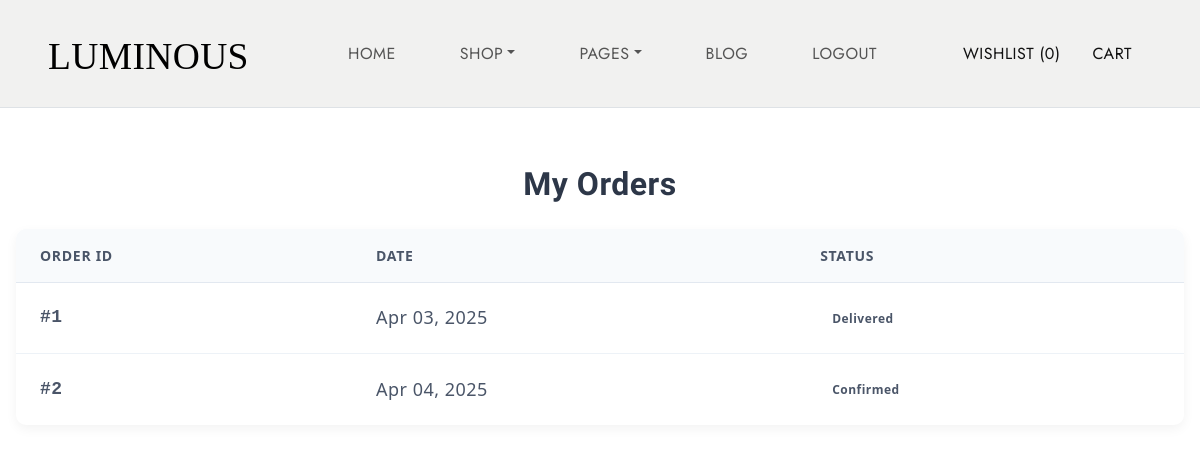
Before: /orders/orders/ (signed in) with the older database file.
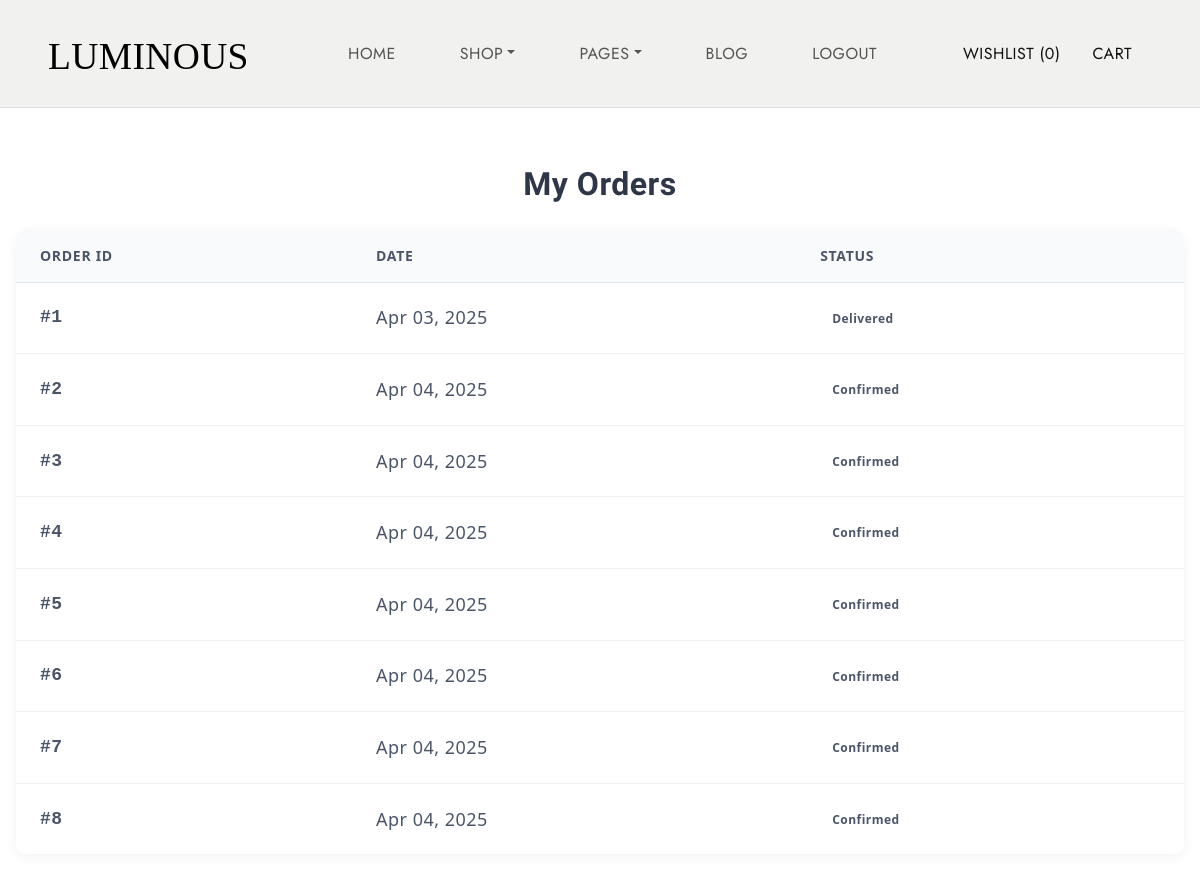
After: the same page with the newer database file.
### orders/models.py (models this page shows, shortened)
class Order(models.Model):
    LIVE=1
    DELETE=0
    DELETE_CHOICE=(
        (LIVE,'Live'),
        (DELETE,'Delete')
        )
    CART_STAGE=0
    ORDER_CONFORMED=1
    ORDER_PROCESSED=2
    ORDER_DELIVERED=3
    ORDER_REJECTED=4
    STATUS_CHOICE=((ORDER_CONFORMED,"ORDER_CONFORMED"),
                   (ORDER_DELIVERED,"ORDER_DELIVERED"),
                   (ORDER_REJECTED,"ORDER_REJECTED")
                   )
    order_status=models.IntegerField(choices=STATUS_CHOICE,default=CART_STAGE)
    total_price=models.FloatField(default=0)
    owner=models.ForeignKey(Customer,on_delete=models.SET_NULL,null=True,related_name='order')
    delete_status=models.IntegerField(choices=DELETE_CHOICE,default=LIVE)
    created_at=models.DateTimeField(auto_now_add=True)
    updated_at=models.DateTimeField(auto_now=True)

### orders/views.py (the view)
# urls.py: path("orders/",views.show_orders,name='orders'),
@login_required(login_url='account')
def show_orders(request):
    user=request.user
    customer=user.customer_profile
    all_orders=Order.objects.filter(owner=customer).exclude(order_status=Order.CART_STAGE)# noqa: F841
    context={'orders':all_orders } # noqa: F841
    return render(request,'orders.html',context)

### orders/templatetags/getstatus.py (called while the page is built)
@register.simple_tag(name='getstatus')
def getstatus(status):
    status=status-1
    status_array=['Confirmed','Processed','Delivered','Rejected']
    return status_array[status]

### templates/orders.html (shortened to what this page needs)
{% extends "blank_layout.html" %}
{% load getstatus %}
{% block content %}
<head>
</head>
{% block billboard  %}
<div class="order-history-wrapper">
    <h2 class="order-history-title">My Orders</h2>
    <div class="order-history-container">
        {% if orders %}
        <div class="order-table-container">
            <table class="order-table">
                <thead>
                    <tr class="order-table-header">
                        <th>Order ID</th>
                        <th>Date</th>
                        <th>Status</th>
                    </tr>
                </thead>
                <tbody>
                    {% for order in orders %}
                    <tr class="order-table-row">
                        <td class="order-id">#{{ order.id }}</td>
                        <td class="order-date">{{ order.created_at|date:"M d, Y" }}</td>
                        <td class="order-status">
                            <span class="status-badge status-{{ order.order_status|lower }}">
                                {% getstatus order.order_status %}
                            </span>
                        </td>
                    </tr>
                    {% endfor %}
                </tbody>
            </table>
        </div>
        {% endif %}
    </div>
</div>
{% endblock billboard %}
{% endblock content %}

### templates/blank_layout.html (shortened to what this page needs)
{% load static %}
<!DOCTYPE html>
<html lang="en">
<head>
  <link href="https://cdn.jsdelivr.net/npm/bootstrap@5.3.0-alpha3/dist/css/bootstrap.min.css" rel="stylesheet"
>
    <link rel="stylesheet" href="{% static 'css/vendor.css' %}">
    <link rel="stylesheet" href="https://cdn.jsdelivr.net/npm/swiper@9/swiper-bundle.min.css">
  <link rel="stylesheet" href="{% static 'css/style.css' %}">
  <link rel="stylesheet" href="{% static 'css/normalize.css' %}">
  <link rel="stylesheet" href="{% static 'css/swiper-bundle.min.css' %}">
</head>
<body class="homepage">
  {% block header_layout %}
    {% include "header_layout.html" %}
  {% endblock header_layout %}
  {% block content %}{% endblock content %}
</body>
</html>

### templates/header_layout.html (shortened to what this page needs)
{% load static %}
  <nav class="navbar navbar-expand-lg bg-light text-uppercase fs-6 p-3 border-bottom align-items-center">
    <div class="container-fluid">
      <div class="row justify-content-between align-items-center w-100">
        <div class="col-auto">
          <a class="navbar-brand text-white" href="{% url "home" %}">
            <svg width="250" height="75" viewBox="0 0 300 100" xmlns="http://www.w3.org/2000/svg">
              <text x="10" y="70" font-family="Georgia, serif" font-size="50" fill="black">Luminous</text>
            </svg>
          </a>
        </div>
        <div class="col-auto">
          <div class="offcanvas offcanvas-end" tabindex="-1" id="offcanvasNavbar"
            aria-labelledby="offcanvasNavbarLabel">
            <div class="offcanvas-body">
              <ul class="navbar-nav justify-content-end flex-grow-1 gap-1 gap-md-5 pe-3">
                <li class="nav-item dropdown">
                  <a  href="{% url "home" %}"  class="nav-link">Home</a>
                </li>
                <li class="nav-item dropdown">
                  <a class="nav-link dropdown-toggle" href="#" id="dropdownShop" data-bs-toggle="dropdown"
                    aria-haspopup="true" aria-expanded="false">Shop</a>
                </li>
                <li class="nav-item dropdown">
                  <a class="nav-link dropdown-toggle" href="#" id="dropdownPages" data-bs-toggle="dropdown"
                    aria-haspopup="true" aria-expanded="false">Pages</a>
                </li>
                {% if not hide_blog_and_contact %}
                <li class="nav-item">
                  <a class="nav-link" href="#blog-id">Blog</a>
                </li>
                {% endif %}
                {% if   user.is_authenticated %}
                <li class="nav-item">
                  <a class="nav-link" href="{% url "logout" %}">Logout</a>
                </li>
                {% endif%}
              </ul>
            </div>
          </div>
        </div>
        <div class="col-3 col-lg-auto">
          <ul class="list-unstyled d-flex m-0">
            <li class="d-none d-lg-block">
              <a href="#" class="text-uppercase mx-3">Wishlist <span class="wishlist-count">(0)</span>
              </a>
            </li>
            <li class="d-none d-lg-block">
              <a href="{% url "orders:cart" %}" class="text-uppercase mx-3" >Cart
              </a>
            </li>
          </ul>
        </div>
      </div>
    </div>
  </nav>

### static/css/style.css (style rules this page uses)
body { --heading-font: "Marcellus", Roboto, sans-serif; --heading-font-weight: 400; --heading-color: #111; --heading-line-height: 1.24; --swiper-theme-color: #8C907E; --bs-body-font-family: "Jost", Roboto, sans-serif; --bs-body-font-size: 18px; --bs-body-font-weight: 400; --bs-body-line-height: 1.5; --bs-body-color: #8f8f8f; --bs-body-color-rgb: 143, 143, 143; --bs-primary: #8C907E; --bs-secondary: #6c757d; --bs-black: #111; --bs-light: #F1F1F0; --bs-dark: #212529; --bs-gray: #9aa1a7; --bs-gray-dark: #51565b; --bs-primary-rgb: 140, 144, 126; --bs-secondary-rgb: 108, 117, 125; --bs-black-rgb: 17, 17, 17; --bs-light-rgb: 241, 241, 240; --bs-dark-rgb: 33, 37, 41; --bs-link-color: #111; --bs-link-color-rgb: 17, 17, 17; --bs-link-decoration: underline; --bs-link-hover-color: #111; --bs-link-hover-color-rgb: 17, 17, 17; }
body { letter-spacing: 0.03rem; }
h1, .h1, h2, .h2, h3, .h3, h4, .h4, h5, .h5, h6, .h6 { font-family: var(--heading-font); font-weight: var(--heading-font-weight); color: var(--heading-color); line-height: var(--heading-line-height); }
h1, h2, h3 { margin: 25px 0; }
h2, .h2 { font-size: 3.6rem; }
a { text-decoration: none; }
.container-fluid { max-width: 1800px; }
.text-white { --heading-color: var(--bs-light); --bs-breadcrumb-item-active-color: var(--bs-light); --bs-breadcrumb-divider-color: var(--bs-light); --bs-link-color-rgb: var(--bs-light-rgb); --bs-link-hover-color-rgb: var(--bs-light-rgb); }

### templates/orders.html (style rules this page uses)
.order-history-wrapper { max-width: 1200px; margin: 0 auto; padding: 2rem 1rem; font-family: 'Segoe UI', Roboto, Oxygen, Ubuntu, Cantarell, 'Open Sans', sans-serif; }
.order-history-title { font-size: 2rem; font-weight: 600; color: #2d3748; margin-bottom: 1.5rem; text-align: center; }
.order-table-container { background: #ffffff; border-radius: 10px; box-shadow: 0 4px 12px rgba(0, 0, 0, 0.05); overflow: hidden; }
.order-table { width: 100%; border-collapse: collapse; }
.order-table-header { background-color: #f8fafc; border-bottom: 1px solid #e2e8f0; }
.order-table-header th { padding: 1rem 1.5rem; text-align: left; font-weight: 600; color: #4a5568; font-size: 0.875rem; text-transform: uppercase; letter-spacing: 0.05em; }
.order-table-row { border-bottom: 1px solid #edf2f7; transition: background-color 0.2s ease; }
.order-table-row:last-child { border-bottom: none; }
.order-table-row td { padding: 1.25rem 1.5rem; color: #4a5568; vertical-align: middle; }
.order-id { font-weight: 600; color: #2d3748; font-family: 'SF Mono', Menlo, monospace; }
.status-badge { display: inline-block; padding: 0.35rem 0.75rem; border-radius: 9999px; font-size: 0.75rem; font-weight: 600; text-transform: capitalize; }

Changed rows visible on the page:
added Order: id "3", created_at "Apr 04, 2025", order_status "Confirmed"
added Order: id "4", created_at "Apr 04, 2025", order_status "Confirmed"
added Order: id "5", created_at "Apr 04, 2025", order_status "Confirmed"
added Order: id "6", created_at "Apr 04, 2025", order_status "Confirmed"
added Order: id "7", created_at "Apr 04, 2025", order_status "Confirmed"
added Order: id "8", created_at "Apr 04, 2025", order_status "Confirmed"
